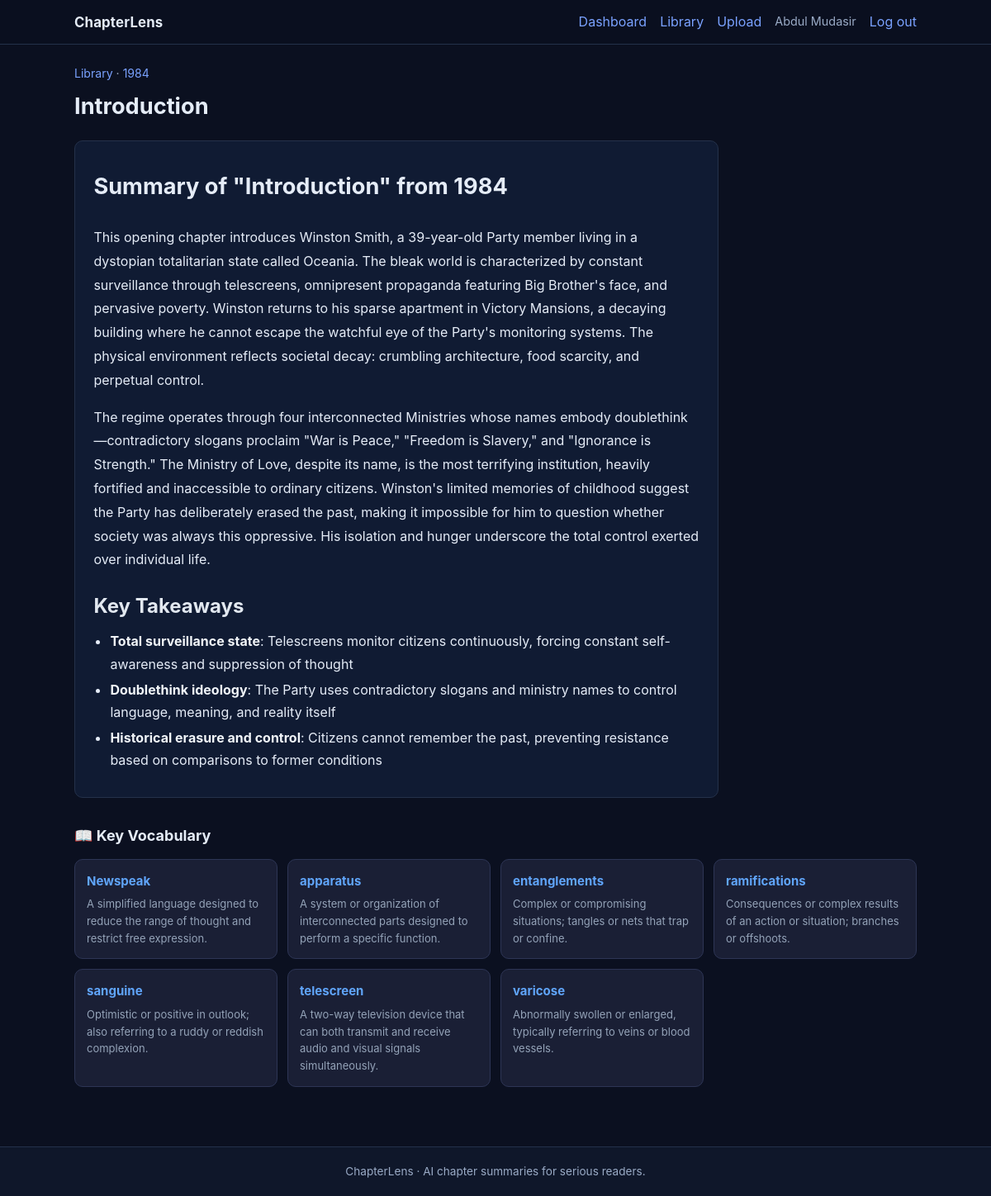
The page /book/1/chapter/1 (signed in) on the database its author committed.
### app/models.py (models this page shows, shortened)
class User(UserMixin, db.Model):
    __tablename__ = "users"
    user_id       = db.Column(db.Integer, primary_key=True)
    name          = db.Column(db.String(120), nullable=False)
    email         = db.Column(db.String(255), unique=True, nullable=False, index=True)
    password_hash = db.Column(db.String(255), nullable=False)
    books           = db.relationship("Book",           backref="owner", lazy="dynamic", cascade="all, delete-orphan")
    highlights      = db.relationship("Highlight",      backref="user",  lazy="dynamic", cascade="all, delete-orphan")
    recommendations = db.relationship("Recommendation", backref="user",  lazy="dynamic", cascade="all, delete-orphan")

class Book(db.Model):
    __tablename__ = "books"
    book_id           = db.Column(db.Integer, primary_key=True)
    user_id           = db.Column(db.Integer, db.ForeignKey("users.user_id"), nullable=False, index=True)
    book_title        = db.Column(db.String(512), nullable=False)
    pdf_path          = db.Column(db.String(1024), nullable=False)
    upload_date       = db.Column(db.DateTime, default=datetime.utcnow, nullable=False)
    processing_status = db.Column(db.String(24), default="processing", nullable=False, index=True)
    processing_error  = db.Column(db.Text, nullable=True)
    processed_at      = db.Column(db.DateTime, nullable=True)
    chapters        = db.relationship("Chapter",        backref="book", lazy="dynamic", cascade="all, delete-orphan")
    category        = db.relationship("Category",       backref="book", uselist=False,  cascade="all, delete-orphan")
    recommendations = db.relationship("Recommendation", backref="book", lazy="dynamic", cascade="all, delete-orphan")

class Chapter(db.Model):
    __tablename__ = "chapters"
    chapter_id    = db.Column(db.Integer, primary_key=True)
    book_id       = db.Column(db.Integer, db.ForeignKey("books.book_id"), nullable=False, index=True)
    chapter_title = db.Column(db.String(512), nullable=False)
    order_index   = db.Column(db.Integer, default=0, nullable=False)
    summary    = db.relationship("Summary",    backref="chapter", uselist=False, cascade="all, delete-orphan")
    vocabulary = db.relationship("Vocabulary", backref="chapter", lazy="dynamic", cascade="all, delete-orphan")

class Summary(db.Model):
    __tablename__ = "summaries"
    summary_id   = db.Column(db.Integer, primary_key=True)
    chapter_id   = db.Column(db.Integer, db.ForeignKey("chapters.chapter_id"), unique=True, nullable=False)
    summary_text = db.Column(db.Text, nullable=False)
    model_name   = db.Column(db.String(120), nullable=False, default="fallback-extractive")
    created_at   = db.Column(db.DateTime, default=datetime.utcnow, nullable=False)
    highlights   = db.relationship("Highlight", backref="summary", lazy="dynamic", cascade="all, delete-orphan")

class Vocabulary(db.Model):
    __tablename__ = "vocabulary"
    vocab_id   = db.Column(db.Integer, primary_key=True)
    chapter_id = db.Column(db.Integer, db.ForeignKey("chapters.chapter_id"), nullable=False, index=True)
    word       = db.Column(db.String(100), nullable=False)
    definition = db.Column(db.Text, nullable=False)
    created_at = db.Column(db.DateTime, default=datetime.utcnow, nullable=False)

### app/main.py (the view)
@bp.get("/book/<int:book_id>/chapter/<int:chapter_id>")
@login_required
def chapter(book_id: int, chapter_id: int):
    b = Book.query.filter_by(book_id=book_id, user_id=current_user.user_id).first()
    if not b:
        abort(404)
    ch = Chapter.query.filter_by(chapter_id=chapter_id, book_id=book_id).first()
    if not ch:
        abort(404)
    summ = ch.summary
    if not summ:
        abort(404)
    vocab = ch.vocabulary.order_by(Vocabulary.word).all()
    user_highlights = Highlight.query.filter_by(
        user_id=current_user.user_id, summary_id=summ.summary_id
    ).order_by(Highlight.created_at.desc()).all()
    return render_template(
        "chapter.html",
        book=b, chapter=ch, summary=summ,
        vocab=vocab, highlights=user_highlights,
    )

### app/__init__.py (called while the page is built)
def _init_markdown(app: Flask) -> None:
    import markdown as md_lib
    import markupsafe
    @app.template_filter("markdown")
    def render_markdown(text: str) -> markupsafe.Markup:
        if not text:
            return markupsafe.Markup("")
        html = md_lib.markdown(text, extensions=["extra", "nl2br"])
        return markupsafe.Markup(html)

### templates/chapter.html (shortened to what this page needs)
{% extends "base.html" %}
{% block body %}
<div class="reader">
  <p class="crumb">
    <a href="{{ url_for('main.library') }}">Library</a> ·
    <a href="{{ url_for('main.book', book_id=book.book_id) }}">{{ book.book_title }}</a>
  </p>
  <h1>{{ chapter.chapter_title }}</h1>
  <article class="summary-body" id="summary-text">
    {{ summary.summary_text | markdown }}
  </article>
  {% if vocab %}
  <section class="vocab-section">
    <h3>📖 Key Vocabulary</h3>
    <div class="vocab-grid">
      {% for v in vocab %}
      <div class="vocab-card">
        <div class="vocab-word">{{ v.word }}</div>
        <div class="vocab-def">{{ v.definition }}</div>
      </div>
      {% endfor %}
    </div>
  </section>
  {% endif %}
</div>
{% endblock %}

### templates/base.html (shortened to what this page needs)
<!DOCTYPE html>
<html lang="en">
<head>
  <link rel="stylesheet" href="{{ url_for('static', filename='css/style.css') }}">
</head>
<body>
  <header class="site-header">
    <div class="inner">
      <a class="logo" href="{{ url_for('main.dashboard') if current_user.is_authenticated else url_for('main.index') }}">ChapterLens</a>
      <nav>
        {% if current_user.is_authenticated %}
        <a href="{{ url_for('main.dashboard') }}">Dashboard</a>
        <a href="{{ url_for('main.library') }}">Library</a>
        <a href="{{ url_for('main.upload') }}">Upload</a>
        <span class="user">{{ current_user.name }}</span>
        <a href="{{ url_for('auth.logout') }}">Log out</a>
        {% else %}
        <a href="{{ url_for('main.index') }}">Home</a>
        <a href="{{ url_for('auth.login') }}">Log in</a>
        <a class="btn-nav" href="{{ url_for('auth.register') }}">Get started</a>
        {% endif %}
      </nav>
    </div>
  </header>
  <main class="container">
    {% block body %}{% endblock %}
  </main>
  <footer class="site-footer">
    <p>ChapterLens · AI chapter summaries for serious readers.</p>
  </footer>
</body>
</html>

### static/css/style.css (style rules this page uses)
:root { --bg: #0b1020; --surface: #121a2f; --surface-2: #0f172a; --border: #24314a; --text: #e5ecf7; --muted: #9aabc6; --accent: #7aa2ff; --accent-dim: #3f6fe0; --success: #5ec58c; --error: #ea7f7f; --info: #f3cc68; font-family: Inter, "Segoe UI", system-ui, -apple-system, sans-serif; }
* { box-sizing: border-box; }
body { margin: 0; min-height: 100vh; background: var(--bg); color: var(--text); line-height: 1.55; display: flex; flex-direction: column; }
a { color: var(--accent); text-decoration: none; transition: color 0.2s ease; }
.site-header { position: sticky; top: 0; z-index: 4; backdrop-filter: blur(8px); background: rgba(11, 16, 32, 0.85); border-bottom: 1px solid var(--border); }
.site-header .inner, .container { max-width: 1060px; }
.site-header .inner { margin: 0 auto; padding: 0.85rem 1.25rem; display: flex; align-items: center; justify-content: space-between; gap: 1rem; flex-wrap: wrap; }
.logo { font-weight: 700; font-size: 1.05rem; letter-spacing: 0.01em; color: var(--text); }
.site-header nav { display: flex; align-items: center; gap: 1rem; flex-wrap: wrap; }
.site-header .user { color: var(--muted); font-size: 0.9rem; }
.container { flex: 1; margin: 0 auto; padding: 1.5rem 1.25rem 2.5rem; width: 100%; }
.site-footer { border-top: 1px solid var(--border); padding: 1.2rem; text-align: center; color: var(--muted); font-size: 0.85rem; background: var(--surface-2); }
.site-footer p { margin: 0; }
.crumb { margin: 0; font-size: 0.88rem; color: var(--muted); }
.reader h1 { margin-top: 0.5rem; font-size: 1.7rem; }
.summary-body { margin-top: 1.25rem; padding: 1.4rem; background: #101b33; border: 1px solid var(--border); border-radius: 10px; white-space: normal; word-break: break-word; max-width: 780px; font-size: 1.02rem; line-height: 1.8; }
.summary-body h2, .summary-body h3 { margin: 20px 0 8px; color: #e2e8f0; }
.summary-body ul, .summary-body ol { padding-left: 20px; margin: 8px 0; }
.summary-body li { margin-bottom: 4px; line-height: 1.7; }
.summary-body strong { color: #f1f5f9; }

### templates/chapter.html (style rules this page uses)
.summary-body { line-height:1.8; font-size:16px; margin:20px 0; }
.summary-body h2, .summary-body h3 { margin:20px 0 8px; color:#e2e8f0; }
.summary-body ul { padding-left:20px; margin:8px 0; }
.summary-body ul li { margin-bottom:4px; display:list-item; }
.summary-body strong { color:#f1f5f9; }
.vocab-section { margin:32px 0; }
.vocab-section h3 { margin-bottom:14px; font-size:18px; }
.vocab-grid { display:grid; grid-template-columns:repeat(auto-fill,minmax(240px,1fr)); gap:12px; }
.vocab-card { background:#1a1f35; border:1px solid #2d3555; border-radius:10px; padding:14px; }
.vocab-word { font-weight:700; font-size:15px; color:#60a5fa; margin-bottom:6px; }
.vocab-def { font-size:13px; color:#94a3b8; line-height:1.6; }

### rows shown on the page
User: name "Abdul Mudasir"
Book: book_title "1984"
Chapter: chapter_title "Introduction"
Summary: summary_text "Summary of \"Introduction\" from 1984 This opening chapter introduces Winston Smith, a 39-year-old Party member living in a dystopian totalitarian state called Oceania. The bleak world is characterized by constant surveillance through telescreens, omnipresent propaganda featuring Big Brother's face, and pervasive poverty. Winston returns to his sparse apartment in Victory Mansions, a decaying building where he cannot escape the watchful eye of the Party's monitoring systems. The physical environment reflects societal decay: crumbling architecture, food scarcity, and perpetual control. The regime operates through four interconnected Ministries whose names embody doublethink—contradictory…"
Vocabulary: word "Newspeak", definition "A simplified language designed to reduce the range of thought and restrict free expression."
Vocabulary: word "apparatus", definition "A system or organization of interconnected parts designed to perform a specific function."
Vocabulary: word "entanglements", definition "Complex or compromising situations; tangles or nets that trap or confine."
Vocabulary: word "ramifications", definition "Consequences or complex results of an action or situation; branches or offshoots."
Vocabulary: word "sanguine", definition "Optimistic or positive in outlook; also referring to a ruddy or reddish complexion."
Vocabulary: word "telescreen", definition "A two-way television device that can both transmit and receive audio and visual signals simultaneously."
Vocabulary: word "varicose", definition "Abnormally swollen or enlarged, typically referring to veins or blood vessels."
